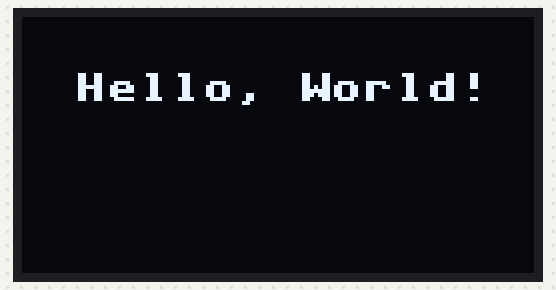
This program was run on a simulated MicroPython board. Shown: 128×64 one-colour display. What the program prints to the serial console is not drawn. At 2.0 s the program stops and its outputs stay as they are.

Above: at 2.0 s.

The program:

main_oled.py
```python
# he OLED is indeed a bit weird, you need a bit of trick to get it working:
# #include <U8g2lib.h> #include <Wire.h> // there is no 72x40 constructor in u8g2 hence the 72x40 screen
# is mapped in the middle of the 132x64 pixel buffer of the SSD1306 controller
# U8G2_SSD1306_128X64_NONAME_F_HW_I2C u8g2(U8G2_R0, U8X8_PIN_NONE, 6, 5);
# int width = 72; int height = 40; int xOffset = 30; // = (132-w)/2 int yOffset = 12; // = (64-h)/2
# void setup(void) {
# delay(1000);
# u8g2.begin(); u8g2.setContrast(255); // set contrast to maximum
# u8g2.setBusClock(400000); //400kHz I2C u8g2.setFont(u8g2_font_ncenB10_tr); }
# void loop(void) { u8g2.clearBuffer(); // clear the internal memory
# u8g2.drawFrame(xOffset+0, yOffset+0, width, height); //draw a frame around the border
# u8g2.setCursor(xOffset+15, yOffset+25);
# u8g2.printf("%dx%d", width, height);
# u8g2.sendBuffer(); // transfer internal memory to the display }


import machine
import time

# create I2C interface
i2c = machine.SoftI2C( scl=machine.Pin(6),sda=machine.Pin(5),freq=40000)
print(i2c.scan()) # 0x3c is the I2C address of the SSD1306. As an integer, 60.

# create SSD1306 interface
import ssd1306
oled = ssd1306.SSD1306_I2C(128, 64, i2c)

# turn on all pixels
oled.fill(1) # make the change
oled.show() # show the update
time.sleep(1)
print("start")
oled.fill(0) # make the change
oled.show()
oled.text('Hello, World!', 13, 14, 1)
oled.show()


# ---------------------------------------------------------------------

# from machine import Pin, I2C
# from sh1106 import SH1106_I2C

# WIDTH = 128
# HEIGHT = 64
# X=int((128-70)/2);
# Y=int((64-40)/2);

# # i2c = I2C(0, scl=Pin(6), sda=Pin(5), freq=400000)

# print("I2C Address : "+hex(i2c.scan()[0]).upper())
# print("I2C Configuration: "+str(i2c))

# oled = SH1106_I2C(WIDTH, HEIGHT, i2c)
# oled.rotate(1)
# oled.fill(0)
# oled.contrast(255)
# # oled.text("12345678",12,12)

# oled.text("12345678",X,Y)
# oled.text("ABCDEFGH",X+10,Y+10)
# oled.text("12345678",X+20,Y+20)
# oled.text("ABCDEFGH",X+30,Y+30)
# # oled.text("12345678",40,36)
# # oled.text("12345678",30,45)
# oled.show()
```
